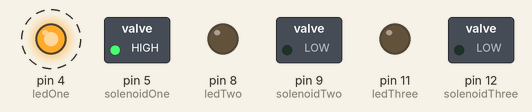
Simulated run of this sketch. Board: Arduino Uno, built with avr-gcc and run on an emulated ATmega328P. On the bench: switched loads named in the sketch (green lamp = pin HIGH), output pins drawn as LEDs (lit = HIGH). Dashed ring = blinking.

Above: at 0.5 s.
Timing chart, 0 to 4.6 s (numbered marks = the images above):
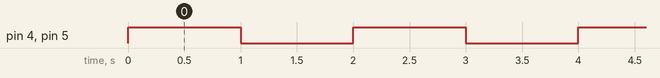

The sketch:

negroni-test.ino
```cpp
int solenoidOne=5;    //assign 1st Solenoid to pin 5
int ledOne=4;         //assign 1st LED to pin 4
int solenoidTwo=9;    //assign 2nd Solenoid to pin 9
int ledTwo=8;         //assign 2nd LED to pin 8
int solenoidThree=12; //assign 3rd Solenoid to pin 12
int ledThree=11;      //assign 3rd LED to pin 11

void setup(){
pinMode(solenoidOne,OUTPUT);    //define 1 Solenoid as an Output
pinMode(ledOne,OUTPUT);         //define 1 LED as an Ouput
pinMode(solenoidTwo,OUTPUT);    //define 2 Solenoid as an Output
pinMode(ledTwo,OUTPUT);         //define 2 LED as an Ouput
pinMode(solenoidThree,OUTPUT);  //define 3 Solenoid as an Output
pinMode(ledThree,OUTPUT);       //define 3 LED as an Ouput
Serial.begin(9600);
}

void loop(){
digitalWrite(solenoidOne,HIGH); //Opens 1 Solenoid
digitalWrite(ledOne,HIGH);      //1 LED is On
delay(1000); // 1 second delay
digitalWrite(solenoidOne,LOW); //Closes 1 Solenoid
digitalWrite(ledOne,LOW);       //1 LED is Off
delay(1000); // 1 second delay

//digitalWrite(solenoidTwo,HIGH); //Opens 2 Solenoid
//digitalWrite(ledTwo,HIGH);      //2 LED is On
//delay(1000); // 1 second delay
//digitalWrite(solenoidTwo,LOW); //Closes 2 Solenoid
//digitalWrite(ledTwo,LOW);      //2 LED is Off
//delay(1000); // 1 second delay

//digitalWrite(solenoidThree,HIGH); //Opens 3 Solenoid
//digitalWrite(ledThree,HIGH);      //3 LED is On
//delay(1000); // 1 second delay
//digitalWrite(solenoidThree,LOW); //Closes 3 Solenoid
//digitalWrite(ledThree,LOW);      //3 LED is Off
//delay(1000); // 1 second delay
}
```

Measured:
- by itself, pin 4 (ledOne), pin 5 (solenoidOne): alternates HIGH for 1.0 s and LOW for 1.0 s
